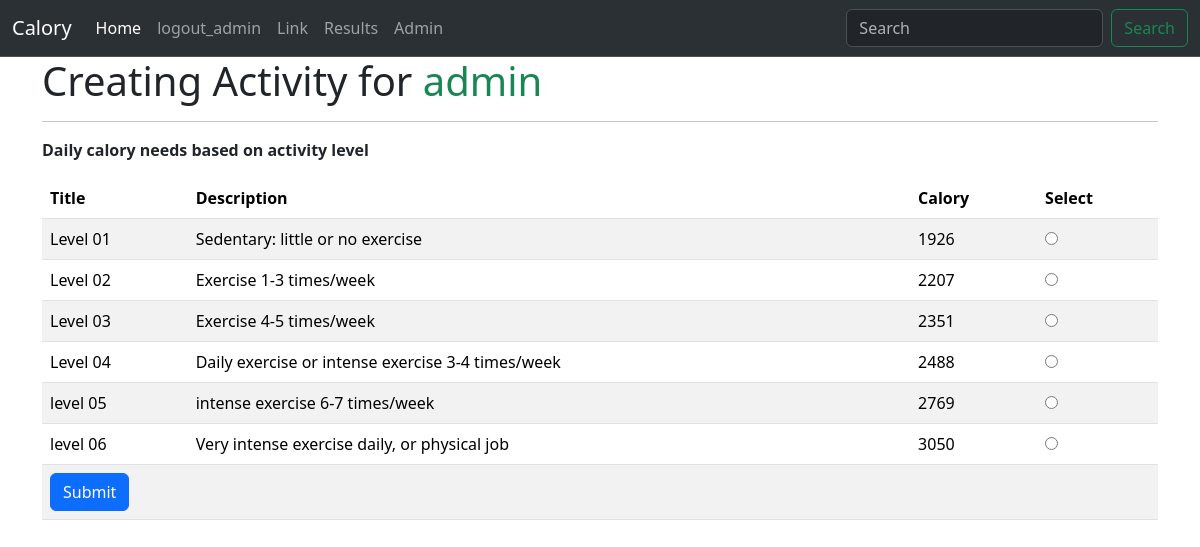
The page /create_activity/ (signed in) on the database its author committed.
### calory_counter_app/models.py (models this page shows, shortened)
class Exercise(models.Model):
    title = models.CharField(max_length=30)
    description = models.TextField()
    calory = models.IntegerField()

### calory_counter_app/views.py (the view, shortened to what this page needs)
# urls.py: path('create_activity/', views.user_activity_create_view, name='create_activity'),
def user_activity_create_view(request):
    exercises = Exercise.objects.all()
    return render(request, 'user_activity_create.html', {'exercises': exercises})

### templates/user_activity_create.html (shortened to what this page needs)
{% extends "base.html" %}
{% block main %}
    <h1>Creating Activity for <span class='text-success'>{{request.user}}</span></h1>
<hr>
<table class="table table-striped table-inverse table-responsive">
    <p><b>Daily calory needs based on activity level</b></p>
    <thead class="thead-inverse bg-success">
        <tr>
            <th>Title</th>
            <th>Description</th>
            <th>Calory</th>
            <th>Select</th>
        </tr>
        </thead>
        <tbody>
            <form  method="post">
                {% for exercise in exercises %}
                <tr>
                    <td scope="row">{{exercise.title}}</td>
                    <td>{{exercise.description}}</td>
                    <td>{{exercise.calory}}</td>
                    <td><input type="radio" name="ex" value="{{exercise.id}}"></td>
                </tr>
                {% endfor %}
                <tr>
                    <td colspan="4">
                    <button type="submit" class="btn btn-primary">Submit</button>
                    </td>
                </tr>
            </form>
        </tbody>
</table>
{% endblock main %}

### templates/header.html (shortened to what this page needs)
<nav class="navbar navbar-expand-lg bg-body-tertiary bg-dark border-bottom border-body" data-bs-theme="dark">
    <div class="container-fluid">
      <a class="navbar-brand" href="{% url 'home' %}">Calory</a>
      <div class="collapse navbar-collapse" id="navbarSupportedContent">
        <ul class="navbar-nav me-auto mb-2 mb-lg-0">
          <li class="nav-item">
            <a class="nav-link active" aria-current="page" href="{% url 'home' %}">Home</a>
          </li>
          {% if request.user.is_authenticated %}
          <li class="nav-item">
            <a class="nav-link" href="{% url 'logout' %}">logout_{{user}}</a>
          </li>
          {% endif %}
          <li class="nav-item">
            <a class="nav-link" href="#">Link</a>
          </li>
          <li class="nav-item">
            <a class="nav-link" href="{% url 'results' %}">Results</a>
          </li>
          <li class="nav-item">
            <a class="nav-link" href="/admin">Admin</a>
          </li>
        </ul>
        <form class="d-flex" role="search">
          <input class="form-control me-2" type="search" placeholder="Search" aria-label="Search">
          <button class="btn btn-outline-success" type="submit">Search</button>
        </form>
      </div>
    </div>
  </nav>

### rows shown on the page
Exercise: title "Level 01", description "Sedentary: little or no exercise", calory "1926"
Exercise: title "Level 02", description "Exercise 1-3 times/week", calory "2207"
Exercise: title "Level 03", description "Exercise 4-5 times/week", calory "2351"
Exercise: title "Level 04", description "Daily exercise or intense exercise 3-4 times/week", calory "2488"
Exercise: title "level 05", description "intense exercise 6-7 times/week", calory "2769"
Exercise: title "level 06", description "Very intense exercise daily, or physical job", calory "3050"

### other values the page prints
{{ user }} "admin"
{{ request.user }} "admin"
